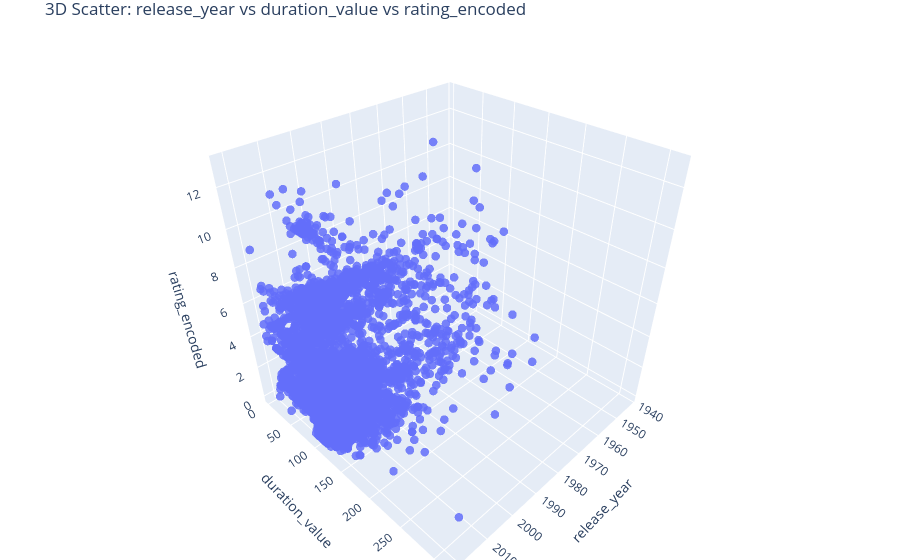

Notebook cell for this chart:
### Code cell
movies.darsh.scatter_3d(
    x="release_year",
    y="duration_value",
    z="rating_encoded"
)

### Figure 1 — Plotly figure (JSON) as saved in the notebook; plotly's stock layout.template omitted (floating-point values rounded to 4 significant figures; data arrays with more than 128 entries replaced by an {"elided": "..."} marker saying what was removed)
{"data": [{"marker": {"opacity": 0.85, "size": 5}, "mode": "markers", "type": "scatter3d", "x": {"elided": "6126 int values"}, "y": {"elided": "6126 int values"}, "z": {"elided": "6126 int values"}}], "layout": {"margin": {"b": 0, "l": 0, "r": 0, "t": 30}, "scene": {"xaxis": {"title": {"text": "release_year"}}, "yaxis": {"title": {"text": "duration_value"}}, "zaxis": {"title": {"text": "rating_encoded"}}}, "title": {"text": "3D Scatter: release_year vs duration_value vs rating_encoded"}}}
